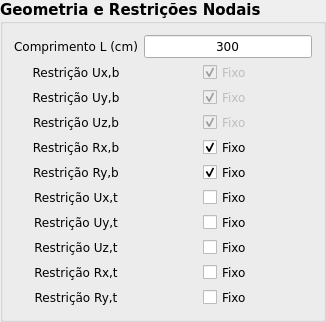
     <widget class="QGroupBox" name="groupGeo">
      <property name="geometry">
       <rect>
        <x>20</x>
        <y>10</y>
        <width>326</width>
        <height>266</height>
       </rect>
      </property>
      <property name="font">
       <font>
        <family>Verdana</family>
        <pointsize>11</pointsize>
        <weight>75</weight>
        <italic>false</italic>
        <bold>true</bold>
        <underline>false</underline>
        <strikeout>false</strikeout>
        <kerning>true</kerning>
       </font>
      </property>
      <property name="title">
       <string>Geometria e Restrições Nodais</string>
      </property>
      <layout class="QGridLayout" name="gridLayout">
       <property name="verticalSpacing">
        <number>4</number>
       </property>
       <item row="0" column="0">
        <widget class="QLabel" name="labelComp">
         <property name="font">
          <font>
           <family>Verdana</family>
           <pointsize>9</pointsize>
           <weight>50</weight>
           <italic>false</italic>
           <bold>false</bold>
           <underline>false</underline>
           <strikeout>false</strikeout>
           <kerning>true</kerning>
          </font>
         </property>
         <property name="text">
          <string>Comprimento L (cm)</string>
         </property>
         <property name="alignment">
          <set>Qt::AlignCenter</set>
         </property>
        </widget>
       </item>
       <item row="0" column="1">
        <widget class="QLineEdit" name="lineComp">
         <property name="enabled">
          <bool>true</bool>
         </property>
         <property name="font">
          <font>
           <family>Verdana</family>
           <pointsize>9</pointsize>
           <weight>50</weight>
           <italic>false</italic>
           <bold>false</bold>
           <underline>false</underline>
           <strikeout>false</strikeout>
           <kerning>true</kerning>
          </font>
         </property>
         <property name="text">
          <string>300</string>
         </property>
         <property name="alignment">
          <set>Qt::AlignCenter</set>
         </property>
         <property name="placeholderText">
          <string/>
         </property>
         <property name="clearButtonEnabled">
          <bool>false</bool>
         </property>
        </widget>
       </item>
       <item row="1" column="0">
        <widget class="QLabel" name="labelRUxb">
         <property name="font">
          <font>
           <family>Verdana</family>
           <pointsize>9</pointsize>
           <weight>50</weight>
           <italic>false</italic>
           <bold>false</bold>
           <underline>false</underline>
           <strikeout>false</strikeout>
           <kerning>true</kerning>
          </font>
         </property>
         <property name="text">
          <string>Restrição Ux,b</string>
         </property>
         <property name="alignment">
          <set>Qt::AlignCenter</set>
         </property>
        </widget>
       </item>
       <item row="1" column="1" alignment="Qt::AlignHCenter">
        <widget class="QCheckBox" name="checkBoxRUxb">
         <property name="enabled">
          <bool>false</bool>
         </property>
         <property name="font">
          <font>
           <family>Verdana</family>
           <pointsize>9</pointsize>
           <weight>50</weight>
           <italic>false</italic>
           <bold>false</bold>
           <underline>false</underline>
           <strikeout>false</strikeout>
           <kerning>true</kerning>
          </font>
         </property>
         <property name="text">
          <string>Fixo</string>
         </property>
         <property name="checked">
          <bool>true</bool>
         </property>
         <property name="tristate">
          <bool>false</bool>
         </property>
        </widget>
       </item>
       <item row="2" column="0">
        <widget class="QLabel" name="labelRUyb">
         <property name="minimumSize">
          <size>
           <width>0</width>
           <height>0</height>
          </size>
         </property>
         <property name="font">
          <font>
           <family>Verdana</family>
           <pointsize>9</pointsize>
           <weight>50</weight>
           <italic>false</italic>
           <bold>false</bold>
           <underline>false</underline>
           <strikeout>false</strikeout>
           <kerning>true</kerning>
          </font>
         </property>
         <property name="text">
          <string>Restrição Uy,b</string>
         </property>
         <property name="alignment">
          <set>Qt::AlignCenter</set>
         </property>
        </widget>
       </item>
       <item row="3" column="0">
        <widget class="QLabel" name="labelRUzb">
         <property name="minimumSize">
          <size>
           <width>0</width>
           <height>0</height>
          </size>
         </property>
         <property name="font">
          <font>
           <family>Verdana</family>
           <pointsize>9</pointsize>
           <weight>50</weight>
           <italic>false</italic>
           <bold>false</bold>
           <underline>false</underline>
           <strikeout>false</strikeout>
           <kerning>true</kerning>
          </font>
         </property>
         <property name="text">
          <string>Restrição Uz,b</string>
         </property>
         <property name="alignment">
          <set>Qt::AlignCenter</set>
         </property>
        </widget>
       </item>
       <item row="4" column="0">
        <widget class="QLabel" name="labelRRxb">
         <property name="minimumSize">
          <size>
           <width>0</width>
           <height>0</height>
          </size>
         </property>
         <property name="font">
          <font>
           <family>Verdana</family>
           <pointsize>9</pointsize>
           <weight>50</weight>
           <italic>false</italic>
           <bold>false</bold>
           <underline>false</underline>
           <strikeout>false</strikeout>
           <kerning>true</kerning>
          </font>
         </property>
         <property name="text">
          <string>Restrição Rx,b</string>
         </property>
         <property name="alignment">
          <set>Qt::AlignCenter</set>
         </property>
        </widget>
       </item>
       <item row="5" column="0">
        <widget class="QLabel" name="labelRRyb">
         <property name="minimumSize">
          <size>
           <width>0</width>
           <height>0</height>
          </size>
         </property>
         <property name="font">
          <font>
           <family>Verdana</family>
           <pointsize>9</pointsize>
           <weight>50</weight>
           <italic>false</italic>
           <bold>false</bold>
           <underline>false</underline>
           <strikeout>false</strikeout>
           <kerning>true</kerning>
          </font>
         </property>
         <property name="text">
          <string>Restrição Ry,b</string>
         </property>
         <property name="alignment">
          <set>Qt::AlignCenter</set>
         </property>
        </widget>
       </item>
       <item row="6" column="0">
        <widget class="QLabel" name="labelRUxt">
         <property name="minimumSize">
          <size>
           <width>0</width>
           <height>0</height>
          </size>
         </property>
         <property name="font">
          <font>
           <family>Verdana</family>
           <pointsize>9</pointsize>
           <weight>50</weight>
           <italic>false</italic>
           <bold>false</bold>
           <underline>false</underline>
           <strikeout>false</strikeout>
           <kerning>true</kerning>
          </font>
         </property>
         <property name="text">
          <string>Restrição Ux,t</string>
         </property>
         <property name="alignment">
          <set>Qt::AlignCenter</set>
         </property>
        </widget>
       </item>
       <item row="7" column="0">
        <widget class="QLabel" name="labelRUyt">
         <property name="minimumSize">
          <size>
           <width>0</width>
           <height>0</height>
          </size>
         </property>
         <property name="font">
          <font>
           <family>Verdana</family>
           <pointsize>9</pointsize>
           <weight>50</weight>
           <italic>false</italic>
           <bold>false</bold>
           <underline>false</underline>
           <strikeout>false</strikeout>
           <kerning>true</kerning>
          </font>
         </property>
         <property name="text">
          <string>Restrição Uy,t</string>
         </property>
         <property name="alignment">
          <set>Qt::AlignCenter</set>
         </property>
        </widget>
       </item>
       <item row="8" column="0">
        <widget class="QLabel" name="labelRUzt">
         <property name="minimumSize">
          <size>
           <width>0</width>
           <height>0</height>
          </size>
         </property>
         <property name="font">
          <font>
           <family>Verdana</family>
           <pointsize>9</pointsize>
           <weight>50</weight>
           <italic>false</italic>
           <bold>false</bold>
           <underline>false</underline>
           <strikeout>false</strikeout>
           <kerning>true</kerning>
          </font>
         </property>
         <property name="text">
          <string>Restrição Uz,t</string>
         </property>
         <property name="alignment">
          <set>Qt::AlignCenter</set>
         </property>
        </widget>
       </item>
       <item row="9" column="0">
        <widget class="QLabel" name="labelRRxt">
         <property name="minimumSize">
          <size>
           <width>0</width>
           <height>0</height>
          </size>
         </property>
         <property name="font">
          <font>
           <family>Verdana</family>
           <pointsize>9</pointsize>
           <weight>50</weight>
           <italic>false</italic>
           <bold>false</bold>
           <underline>false</underline>
           <strikeout>false</strikeout>
           <kerning>true</kerning>
          </font>
         </property>
         <property name="text">
          <string>Restrição Rx,t</string>
         </property>
         <property name="alignment">
          <set>Qt::AlignCenter</set>
         </property>
        </widget>
       </item>
       <item row="10" column="0">
        <widget class="QLabel" name="labelRRyt">
         <property name="minimumSize">
          <size>
           <width>0</width>
           <height>0</height>
          </size>
         </property>
         <property name="font">
          <font>
           <family>Verdana</family>
           <pointsize>9</pointsize>
           <weight>50</weight>
           <italic>false</italic>
           <bold>false</bold>
           <underline>false</underline>
           <strikeout>false</strikeout>
           <kerning>true</kerning>
          </font>
         </property>
         <property name="frameShape">
          <enum>QFrame::NoFrame</enum>
         </property>
         <property name="text">
          <string>Restrição Ry,t</string>
         </property>
         <property name="alignment">
          <set>Qt::AlignCenter</set>
         </property>
        </widget>
       </item>
       <item row="2" column="1" alignment="Qt::AlignHCenter">
        <widget class="QCheckBox" name="checkBoxRUyb">
         <property name="enabled">
          <bool>false</bool>
         </property>
         <property name="font">
          <font>
           <family>Verdana</family>
           <pointsize>9</pointsize>
           <weight>50</weight>
           <italic>false</italic>
           <bold>false</bold>
           <underline>false</underline>
           <strikeout>false</strikeout>
           <kerning>true</kerning>
          </font>
         </property>
         <property name="text">
          <string>Fixo</string>
         </property>
         <property name="checked">
          <bool>true</bool>
         </property>
         <property name="tristate">
          <bool>false</bool>
         </property>
        </widget>
       </item>
       <item row="3" column="1" alignment="Qt::AlignHCenter">
        <widget class="QCheckBox" name="checkBoxRUzb">
         <property name="enabled">
          <bool>false</bool>
         </property>
         <property name="font">
          <font>
           <family>Verdana</family>
           <pointsize>9</pointsize>
           <weight>50</weight>
           <italic>false</italic>
           <bold>false</bold>
           <underline>false</underline>
           <strikeout>false</strikeout>
           <kerning>true</kerning>
          </font>
         </property>
         <property name="text">
          <string>Fixo</string>
         </property>
         <property name="checked">
          <bool>true</bool>
         </property>
         <property name="tristate">
          <bool>false</bool>
         </property>
        </widget>
       </item>
       <item row="4" column="1" alignment="Qt::AlignHCenter">
        <widget class="QCheckBox" name="checkBoxRRxb">
         <property name="enabled">
          <bool>true</bool>
         </property>
         <property name="font">
          <font>
           <family>Verdana</family>
           <pointsize>9</pointsize>
           <weight>50</weight>
           <italic>false</italic>
           <bold>false</bold>
           <underline>false</underline>
           <strikeout>false</strikeout>
           <kerning>true</kerning>
          </font>
         </property>
         <property name="text">
          <string>Fixo</string>
         </property>
         <property name="checked">
          <bool>true</bool>
         </property>
         <property name="tristate">
          <bool>false</bool>
         </property>
        </widget>
       </item>
       <item row="5" column="1" alignment="Qt::AlignHCenter">
        <widget class="QCheckBox" name="checkBoxRRyb">
         <property name="enabled">
          <bool>true</bool>
         </property>
         <property name="font">
          <font>
           <family>Verdana</family>
           <pointsize>9</pointsize>
           <weight>50</weight>
           <italic>false</italic>
           <bold>false</bold>
           <underline>false</underline>
           <strikeout>false</strikeout>
           <kerning>true</kerning>
          </font>
         </property>
         <property name="text">
          <string>Fixo</string>
         </property>
         <property name="checked">
          <bool>true</bool>
         </property>
         <property name="tristate">
          <bool>false</bool>
         </property>
        </widget>
       </item>
       <item row="6" column="1" alignment="Qt::AlignHCenter">
        <widget class="QCheckBox" name="checkBoxRUxt">
         <property name="enabled">
          <bool>true</bool>
         </property>
         <property name="font">
          <font>
           <family>Verdana</family>
           <pointsize>9</pointsize>
           <weight>50</weight>
           <italic>false</italic>
           <bold>false</bold>
           <underline>false</underline>
           <strikeout>false</strikeout>
           <kerning>true</kerning>
          </font>
         </property>
         <property name="text">
          <string>Fixo</string>
         </property>
         <property name="checked">
          <bool>false</bool>
         </property>
         <property name="tristate">
          <bool>false</bool>
         </property>
        </widget>
       </item>
       <item row="7" column="1" alignment="Qt::AlignHCenter">
        <widget class="QCheckBox" name="checkBoxRUyt">
         <property name="enabled">
          <bool>true</bool>
         </property>
         <property name="font">
          <font>
           <family>Verdana</family>
           <pointsize>9</pointsize>
           <weight>50</weight>
           <italic>false</italic>
           <bold>false</bold>
           <underline>false</underline>
           <strikeout>false</strikeout>
           <kerning>true</kerning>
          </font>
         </property>
         <property name="text">
          <string>Fixo</string>
         </property>
         <property name="checked">
          <bool>false</bool>
         </property>
         <property name="tristate">
          <bool>false</bool>
         </property>
        </widget>
       </item>
       <item row="8" column="1" alignment="Qt::AlignHCenter">
        <widget class="QCheckBox" name="checkBoxRUzt">
         <property name="enabled">
          <bool>true</bool>
         </property>
         <property name="font">
          <font>
           <family>Verdana</family>
           <pointsize>9</pointsize>
           <weight>50</weight>
           <italic>false</italic>
           <bold>false</bold>
           <underline>false</underline>
           <strikeout>false</strikeout>
           <kerning>true</kerning>
          </font>
         </property>
         <property name="text">
          <string>Fixo</string>
         </property>
         <property name="checked">
          <bool>false</bool>
         </property>
         <property name="tristate">
          <bool>false</bool>
         </property>
        </widget>
       </item>
       <item row="9" column="1" alignment="Qt::AlignHCenter">
        <widget class="QCheckBox" name="checkBoxRRxt">
         <property name="enabled">
          <bool>true</bool>
         </property>
         <property name="font">
          <font>
           <family>Verdana</family>
           <pointsize>9</pointsize>
           <weight>50</weight>
           <italic>false</italic>
           <bold>false</bold>
           <underline>false</underline>
           <strikeout>false</strikeout>
           <kerning>true</kerning>
          </font>
         </property>
         <property name="text">
          <string>Fixo</string>
         </property>
         <property name="checked">
          <bool>false</bool>
         </property>
         <property name="tristate">
          <bool>false</bool>
         </property>
        </widget>
       </item>
       <item row="10" column="1" alignment="Qt::AlignHCenter">
        <widget class="QCheckBox" name="checkBoxRRyt">
         <property name="enabled">
          <bool>true</bool>
         </property>
         <property name="font">
          <font>
           <family>Verdana</family>
           <pointsize>9</pointsize>
           <weight>50</weight>
           <italic>false</italic>
           <bold>false</bold>
           <underline>false</underline>
           <strikeout>false</strikeout>
           <kerning>true</kerning>
          </font>
         </property>
         <property name="text">
          <string>Fixo</string>
         </property>
         <property name="checked">
          <bool>false</bool>
         </property>
         <property name="tristate">
          <bool>false</bool>
         </property>
        </widget>
       </item>
      </layout>
     </widget>
